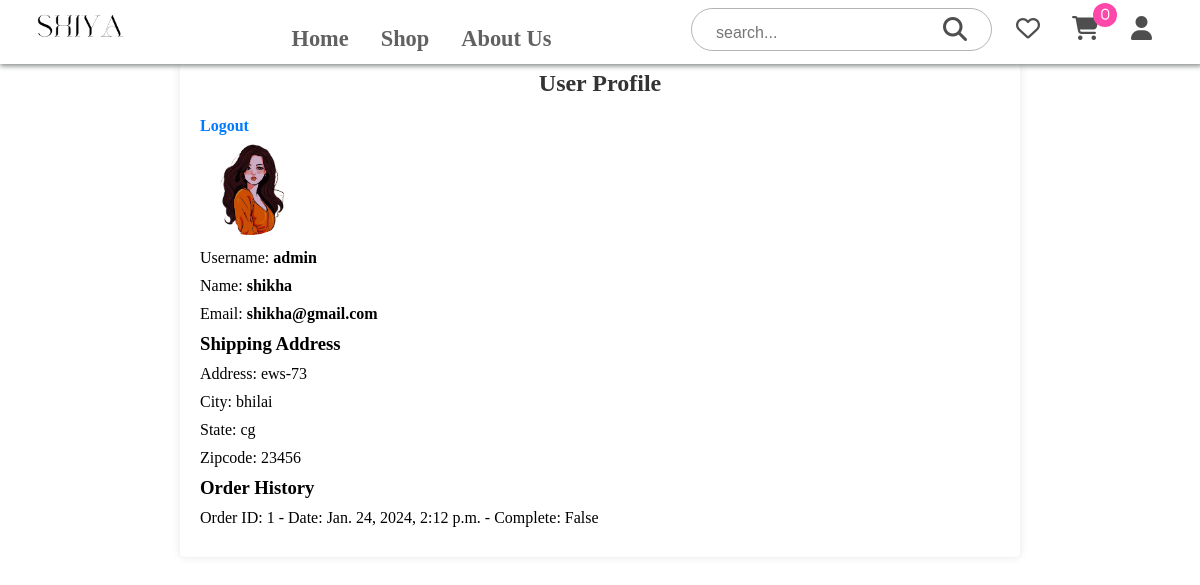
/profile/ (signed in), run on the app's committed database.
### core/models.py (models this page shows, shortened)
class Customer(models.Model):
    user = models.OneToOneField(User, null=True, blank=True, on_delete=models.CASCADE)
    name = models.CharField(max_length=200, null=True)
    email = models.EmailField(max_length=200, null=True)
    userImage = models.ImageField(null=True, blank=True)

class ShippingAddress(models.Model):
    customer = models.ForeignKey(
        Customer, on_delete=models.SET_NULL, blank=True, null=True
    )
    order = models.ForeignKey(Order, on_delete=models.SET_NULL, blank=True, null=True)
    address = models.CharField(max_length=200, null=True)
    city = models.CharField(max_length=200, null=True)
    state = models.CharField(max_length=200, null=True)
    zipcode = models.CharField(max_length=200, null=True)
    date_added = models.CharField(max_length=200, null=True)

class Order(models.Model):
    customer = models.ForeignKey(
        Customer, on_delete=models.SET_NULL, null=True, blank=True
    )
    date_orderd = models.DateTimeField(auto_now_add=True)
    complete = models.BooleanField(default=False, null=True, blank=False)
    transaction_id = models.CharField(max_length=100, null=True)
    @property
    def get_cart_items(self):
        orderitems = self.orderitem_set.all()
        total = sum([item.quantity for item in orderitems])
        return total

### core/views.py (the view)
# urls.py: path("profile/", user, name="profile"),
def user(request):
    data = cartData(request)
    cartItems = data["cartItems"]
    if request.user.is_authenticated:
        customer = Customer.objects.get(user=request.user)
        shipping_address = ShippingAddress.objects.filter(customer=customer).first()
        orders = Order.objects.filter(customer=customer)
        order_items = []
        for order in orders:
            order_item_objects = OrderItem.objects.filter(order=order)
            order_items.append((order, order_item_objects))
        context = {
            "cartItems": cartItems,
            "customer": customer,
            "shipping_address": shipping_address,
            "orders": orders,
            "order_items": order_items,
            "username": request.user.username,
        }
    return render(request, "core/user.html", context)

### core/utils.py (called while the page is built)
def cartData(request):
    if request.user.is_authenticated:
        customer = request.user.customer
        order,created = Order.objects.get_or_create(customer=customer, complete=False)
        items = order.orderitem_set.all()
        cartItems = order.get_cart_items
    else:
        cookieData=cookieCart(request)
        items=cookieData['items']
        order=cookieData['order']
        cartItems=cookieData['cartItems']
    return {'cartItems':cartItems,'order':order,'items':items}

### templates/core/user.html (shortened to what this page needs)
{% extends 'core/main.html' %}
{% load static %}
{% block content %}
<div class="profile-container">
    <h2>User Profile</h2>
    <div class="user-details">
        {% if user.is_authenticated %}
        <a href="{% url 'logout' %}">Logout</a>
        {% if user.customer.userImage %}
        <div class="img">
            <img src="{{ user.customer.userImage.url }}" alt="{{ user.customer.name }}'s profile image">
        </div>
        {% endif %}
        <div class="details">
            <p>Username:<span> {{username}}</span></p>
            <p>Name: <span id="name">{{user.customer.name}}</span></p>
            <p>Email: <span id="email">{{user.customer.email}}</span></p>
            {% if shipping_address %}
            <h3>Shipping Address</h3>
            <p>Address: {{ shipping_address.address }}</p>
            <p>City: {{ shipping_address.city }}</p>
            <p>State: {{ shipping_address.state }}</p>
            <p>Zipcode: {{ shipping_address.zipcode }}</p>
        </div>
        {% else %}
        <p>No shipping address found for this user.</p>
        {% endif %}
    </div>
    {% else %}
    <p>User is not logged in.</p>
    {% endif %}
    {% if order_items %}
    <h3>Order History</h3>
    <ul>
        {% for order, order_item_objects in order_items %}
        <li>Order ID: {{ order.id }} - Date: {{ order.date_orderd }} - Complete: {{ order.complete }}</li>
        {% endfor %}
    </ul>
    {% else %}
    <p>No orders found for this user.</p>
    {% endif %}
</div>
{% endblock %}

### static/css/main.css (style rules this page uses)
* { margin: 0; padding: 0; }

### templates/core/user.html (style rules this page uses)
.profile-container { margin-top: 6rem; max-width: 800px; margin: 50px auto; background-color: #fff; padding: 20px; border-radius: 5px; box-shadow: 0 0 10px rgba(0, 0, 0, 0.1); }
h2 { text-align: center; color: #333; }
.user-details { align-items: center; margin-top: 20px; }
.img img { max-width: 100px; max-height: 100px; border-radius: 50%; margin-right: 20px; }
.details { flex-grow: 1; }
p { margin: 10px 0; }
span { font-weight: bold; }
ul { list-style-type: none; padding: 0; }
ul li { margin: 10px 0; }
a { color: #007bff; text-decoration: none; font-weight: bold; }

### data on the page
ShippingAddress: address "ews-73", city "bhilai", state "cg", zipcode "23456"
Order: id "1", date_orderd "Jan. 24, 2024, 2:12 p.m.", complete "False"

### other printed values
{{ cartItems }} "0"
{{ username }} "admin"
{{ user.customer.name }} "shikha"
{{ user.customer.email }} "shikha@gmail.com"
